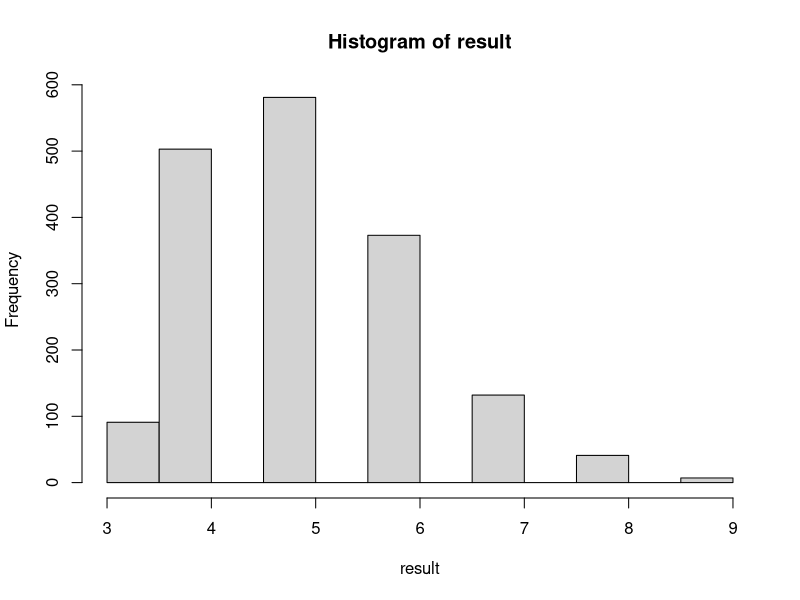

Recreate this plot in R.
## ---- chunk 1
knitr::opts_chunk$set(echo = TRUE)
## ---- chunk 2
Aw= sample(2:17, 100000,replace=TRUE)
## ---- chunk 3
 result=rep(NA,100000)
## ---- chunk 4
 i=1
## ---- chunk 5
 while(i<=100000){
  if(sum(sample(1:6, Aw[i], replace= TRUE)) == 17){
    result[i]=Aw[i]
  }
  i=i+1
}
## ---- chunk 6
 result=result[complete.cases(result)]
## ---- chunk 7
 hist(result)
